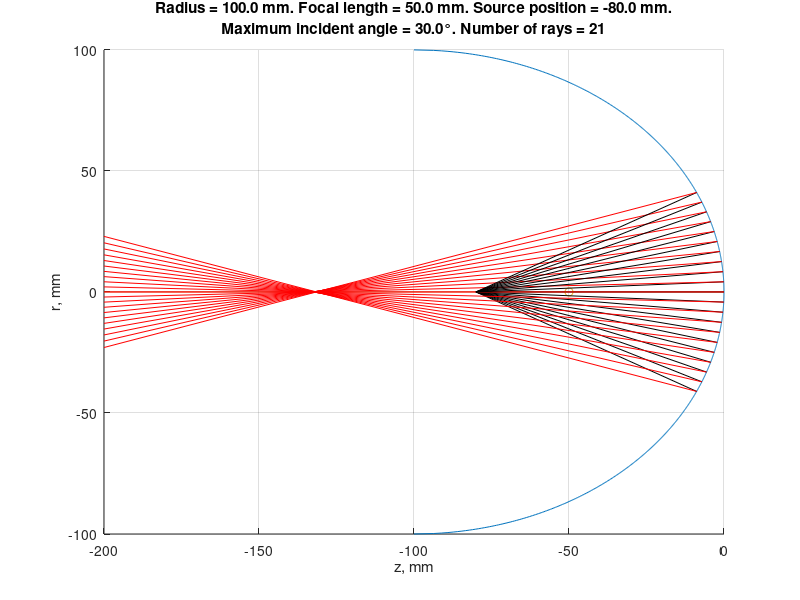

Write the MATLAB code that produced this figure.
clc
clear

radius = 100; % curvature radius of the mirror in mm (must be positive)
angle_d = 30; % maximum angle of incidence of the incident beam in degrees
num_rays = 21; % number of rays
source_pos = 80; % source position in mm (must be positive)

focal_length = radius / 2; % focal length of the mirror
y = linspace(-radius, radius, 1000);

% mirror equation z = sqrt(R^2 - y^2) - R
function s = surface(y, r)
    s = sqrt(r ^ 2 - y .^ 2) - r;
end

% angle between the incident ray and the line connecting the point of incidence
% of the ray on the mirror and the center of curvature of the mirror
function e = epsilon(inc_angle, r, s)
    q = r - s;
    e = asin(q / r * sin(inc_angle));
end

% angle of reflected ray
function r = ref_angle(inc_angle, r, s)
    r = inc_angle - 2 * epsilon(inc_angle, r, s);
end

% the z-coordinate of the intersection of the reflected ray with the axis
function z = ref_z(inc_angle, r, s)
    q = r * sin(-epsilon(inc_angle, r, s)) / sin(ref_angle(inc_angle, r, s));
    z = r - q;
end

% the y-coordinate of the intersection of the incident ray with the mirror 
function h = height(inc_angle, r, s)
    phi = ref_angle(inc_angle, r, s) + epsilon(inc_angle, r, s);
    h = r * sin(phi);
end    

% line equation for extension of the reflected ray
function l = line(inc_angle, z, z0)
    l = tan(inc_angle) * (z - z0);
end    

figure
hold on
plot(surface(y, radius), y) % mirror surface visualization
plot([-2 * radius 0], [0 0]) % axis of the mirror
plot([-focal_length], [0], 'o') % focal point

angles = linspace(-angle_d, angle_d, num_rays);
for i = 1:length(angles)
    inc_angle = angles(i) * pi / 180;
    h = height(inc_angle, radius, source_pos);

    z_inc = [-source_pos surface(h, radius)];
    y_inc = [0 h];
    plot(z_inc, y_inc, 'k') % draw incident beam

    z_0 = ref_z(inc_angle, radius, source_pos);
    if isnan(z_0)
        z_0 = -2 * radius;
    end 

    if source_pos >= focal_length
        if z_0 > 0
            z_0 = -z_0; 
        end
    else
        if z_0 < 0
            z_0 = -z_0; 
        end
    end    
        
    z_ref = [surface(h, radius) -2 * radius];
    y_ref = [h line(ref_angle(inc_angle, radius, source_pos), -2 * radius, z_0)];
    if abs(source_pos) < abs(2 * focal_length) & abs(source_pos) > abs(focal_length) & abs(z_0) > abs(2 * radius)
        z_ref = [surface(h, radius) z_0]
        y_ref = [h 0]
    end
    plot(z_ref, y_ref, 'r')
end

title(sprintf("Radius = %.1f mm. Focal length = %.1f mm. Source position = %.1f mm.\nMaximum incident angle = %.1f{\\deg}. Number of rays = %d", radius, focal_length, -source_pos, angle_d, num_rays))
xlabel("z, mm")
ylabel("r, mm")
ylim([-radius radius])
xlim([-2 * radius 0])
grid on